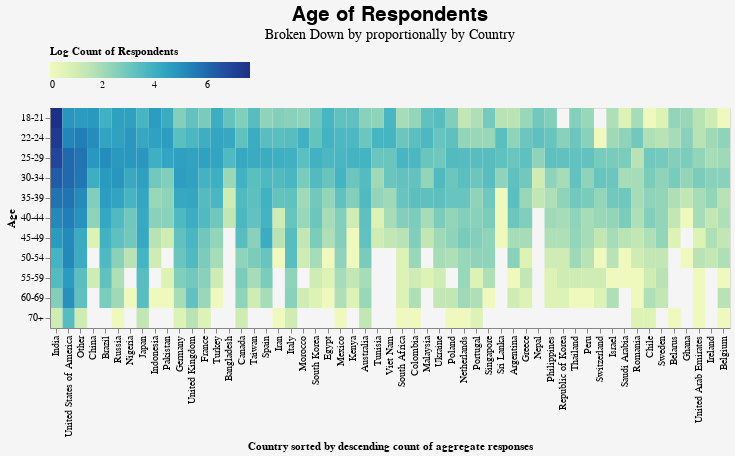

The notebook cell saved with this chart:
### Code cell
alt.Chart(df_age_country).mark_rect().encode(
    alt.X('Country:N', sort=None, title="Country sorted by descending count of aggregate responses"),
    alt.Y('Age:N'),
    color=alt.Color('Count:Q', legend=alt.Legend(title="Log Count of Respondents", orient="top"))
).properties(width=680,
    background='#f5f5f5',title={
"text": ["Age of Respondents"],
"subtitle": ["Broken Down by proportionally by Country"],
"fontSize":20, "fontWeight":600, "subtitleFontSize":14
}
)

### Figure 1 — Vega-Lite specification as saved in the notebook (floating-point values rounded to 4 significant figures; data arrays with more than 128 entries replaced by an {"elided": "..."} marker saying what was removed)
{"usermeta": {"embedOptions": {"theme": "fivethirtyeight"}}, "config": {"view": {"continuousWidth": 400, "continuousHeight": 300}}, "data": {"name": "data-7f1a3b6e3f39df77c117558ee4d30426"}, "mark": "rect", "background": "#f5f5f5", "encoding": {"color": {"type": "quantitative", "field": "Count", "legend": {"orient": "top", "title": "Log Count of Respondents"}}, "x": {"type": "nominal", "field": "Country", "sort": null, "title": "Country sorted by descending count of aggregate responses"}, "y": {"type": "nominal", "field": "Age"}}, "title": {"text": ["Age of Respondents"], "subtitle": ["Broken Down by proportionally by Country"], "fontSize": 20, "fontWeight": 600, "subtitleFontSize": 14}, "width": 680, "$schema": "https://vega.github.io/schema/vega-lite/v4.8.1.json", "datasets": {"data-7f1a3b6e3f39df77c117558ee4d30426": {"elided": "533 records"}}}
